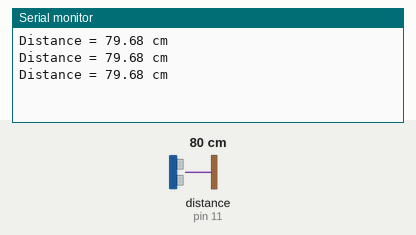
This sketch was run on a simulated Arduino Uno, built with avr-gcc and run on an emulated ATmega328P. Parts: the last lines printed to the serial monitor. Wiring (inferred from the names in the program): ultrasonic range finder: trigger pin 10; echo pin 11. The test bench sets the inputs (shaded band); at power-on: distance to the obstacle (sensor on pin 11) 80 cm. The echo pulse lasts 58.3 µs per cm.

Above: at 1.3 s.
1.4 s: distance to the obstacle (sensor on pin 11) set to 2 cm
At 1.9 s:
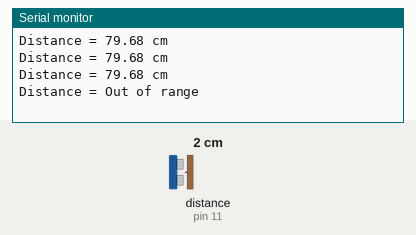
3.5 s: distance to the obstacle (sensor on pin 11) set to 120 cm
At 3.9 s:
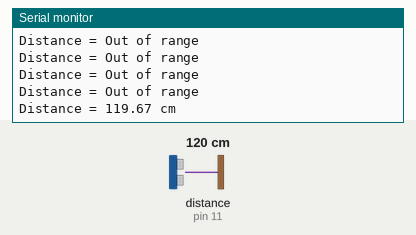
6.5 s: distance to the obstacle (sensor on pin 11) set to 4 cm
At 7.0 s:
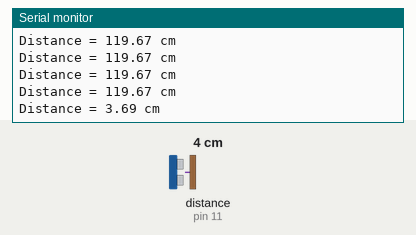
9.5 s: distance to the obstacle (sensor on pin 11) set to 9 cm
At 10.0 s:
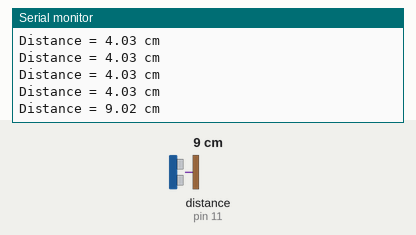
Timing chart, 0 to 12.5 s (numbered marks = the images above; inputs shaded):
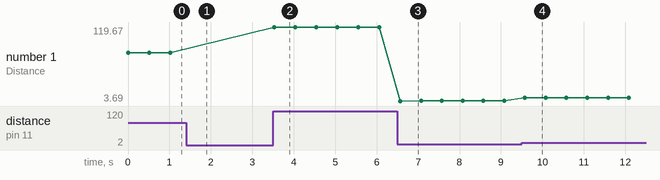

Measured:
- after the input at 1.4 s, the serial monitor: prints a new line after 0.12 s (image 1)
- after the input at 3.5 s, the serial monitor: prints a new line at once (image 2)
- after the input at 6.5 s, the serial monitor: prints a new line after 0.07 s (image 3)
- after the input at 9.5 s, the serial monitor: prints a new line after 0.08 s (image 4)
- plotted number 1: 79.68 → 119.67 after the input at 3.5 s, 119.67 → 4.03 after the input at 6.5 s, 4.03 → 9.02 after the input at 9.5 s

The sketch:

moistureAndUltrasonicDistanceSensor.ino
```cpp
#define TRIGGER_PIN 10
#define ECHO_PIN 11

float duration, distance;

void setup()
{
  pinMode(TRIGGER_PIN, OUTPUT);
  pinMode(ECHO_PIN, INPUT);
  Serial.begin(9600);
}

void loop()
{
  digitalWrite(TRIGGER_PIN, LOW);
  delayMicroseconds(2);
  digitalWrite(TRIGGER_PIN, HIGH);
  delayMicroseconds(10);
  digitalWrite(TRIGGER_PIN, LOW);

  duration = pulseIn(ECHO_PIN, HIGH); // Measures in microseconds

  distance = duration * 0.0343 / 2.0;

  Serial.print("Distance = ");
  if (distance >= 333.98 || distance <= 2.6) {
  	Serial.println("Out of range");
  } else {
  	Serial.print(distance);
    Serial.println(" cm");
  }
  delay(500);
}
```
